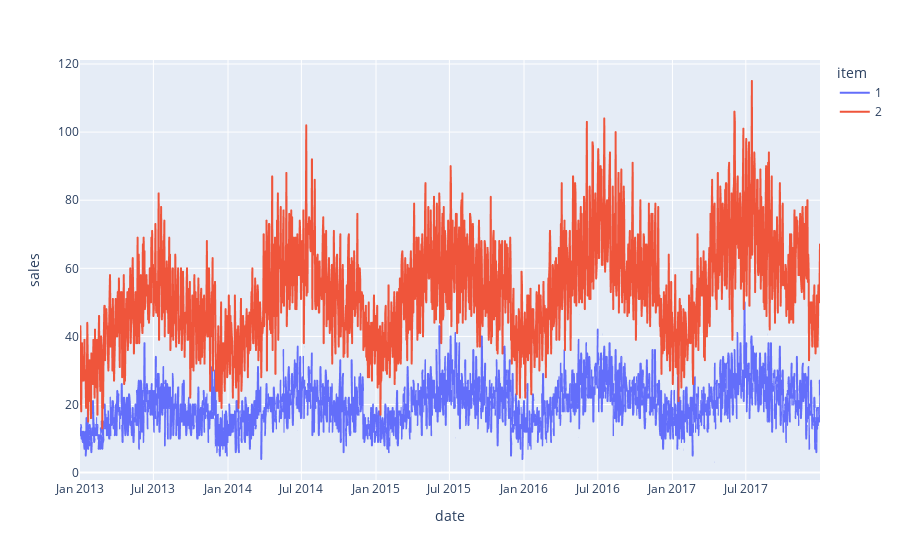

Notebook source saved alongside this figure:
### Code cell
df = pd.read_csv('../input/demand_store_forecast/train.csv')
plot_df = df[(df['store'] == 1 ) & (df['item'] == 1) | (df['store'] == 1 ) & (df['item'] == 2)].copy() 
# Visualise time series
fig = px.line(plot_df, x= 'date', y= 'sales', color = 'item')
fig.show()

### Figure 1 — Plotly figure (JSON) as saved in the notebook; plotly's stock layout.template omitted (floating-point values rounded to 4 significant figures; data arrays with more than 128 entries replaced by an {"elided": "..."} marker saying what was removed)
{"data": [{"hovertemplate": "item=1<br>date=%{x}<br>sales=%{y}<extra></extra>", "legendgroup": "1", "line": {"color": "#636efa", "dash": "solid"}, "mode": "lines", "name": "1", "showlegend": true, "type": "scattergl", "x": {"elided": "1826 str values"}, "xaxis": "x", "y": {"elided": "1826 int values"}, "yaxis": "y"}, {"hovertemplate": "item=2<br>date=%{x}<br>sales=%{y}<extra></extra>", "legendgroup": "2", "line": {"color": "#EF553B", "dash": "solid"}, "mode": "lines", "name": "2", "showlegend": true, "type": "scattergl", "x": {"elided": "1826 str values"}, "xaxis": "x", "y": {"elided": "1826 int values"}, "yaxis": "y"}], "layout": {"legend": {"title": {"text": "item"}, "tracegroupgap": 0}, "margin": {"t": 60}, "xaxis": {"anchor": "y", "domain": [0, 1], "title": {"text": "date"}}, "yaxis": {"anchor": "x", "domain": [0, 1], "title": {"text": "sales"}}}}
